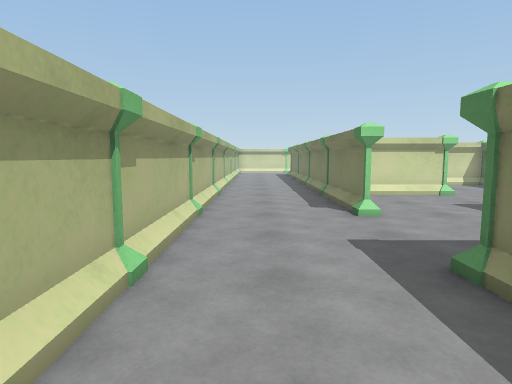
View 1 (above)

24 first-person views from a walk through a Unity game level. The camera is 1.3 m above the floor, tilts 6° down and sees 75° across. The floor is counted in squares, 1 m on a side. Each view is taken from the middle of a square. On the plan, view 1 faces up. The plan holds only what a view shows up to about 14 squares ahead; the rest is blank. The place goes on beyond the plan. Surface patterns are stand-ins for the level's own textures.

View 2
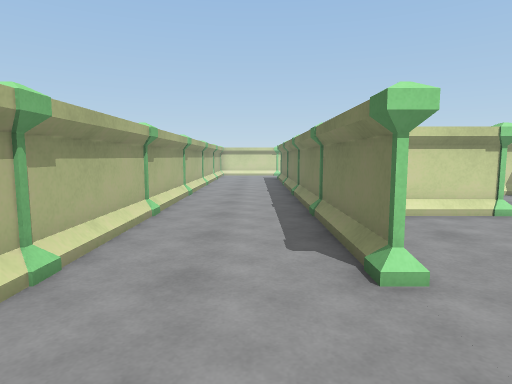

View 3
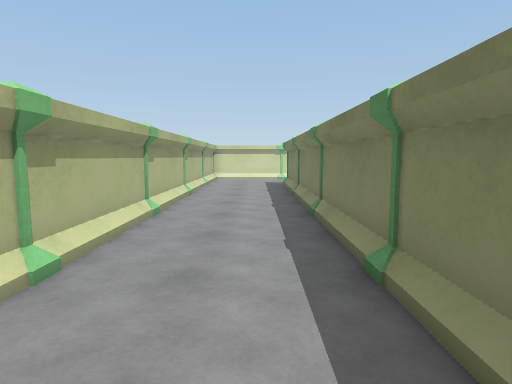

View 4
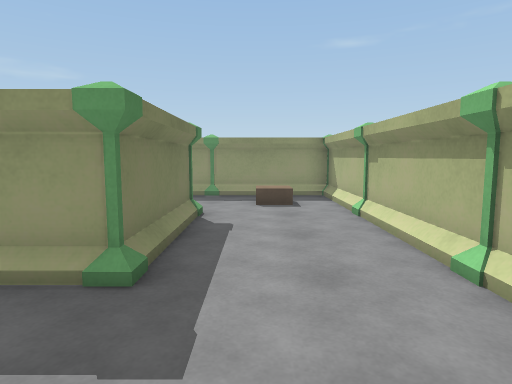

View 5
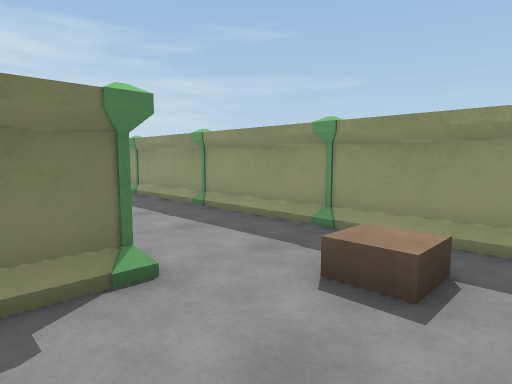

View 6
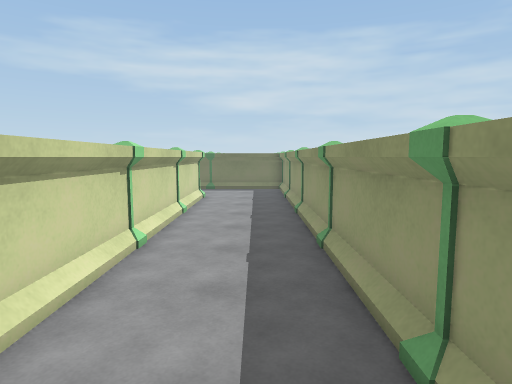

View 7
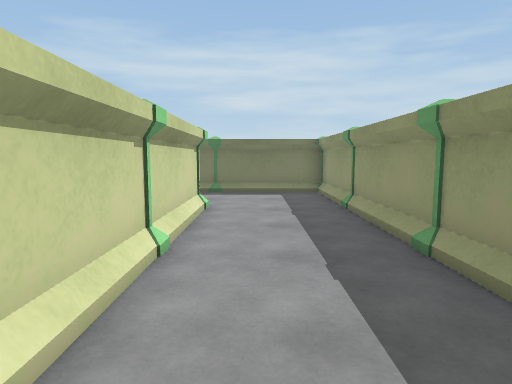

View 8
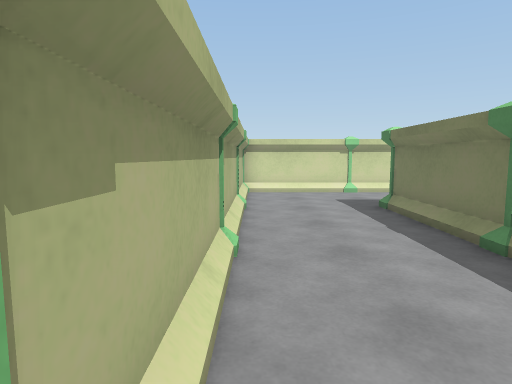

View 9
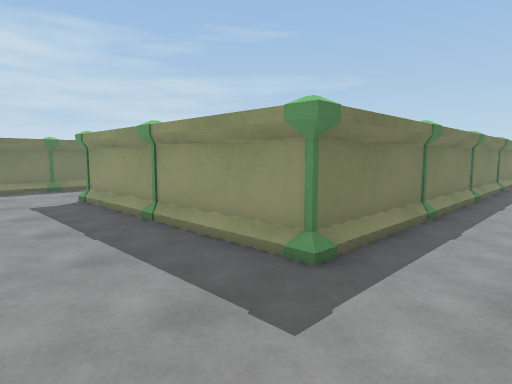

View 10
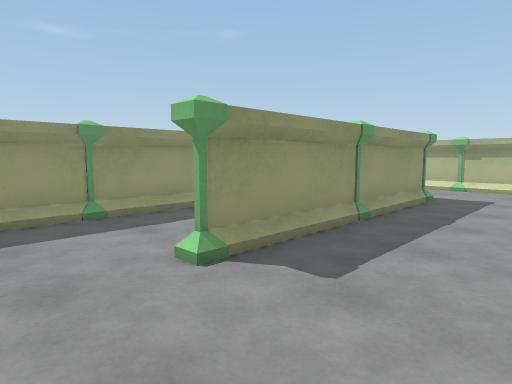

View 11
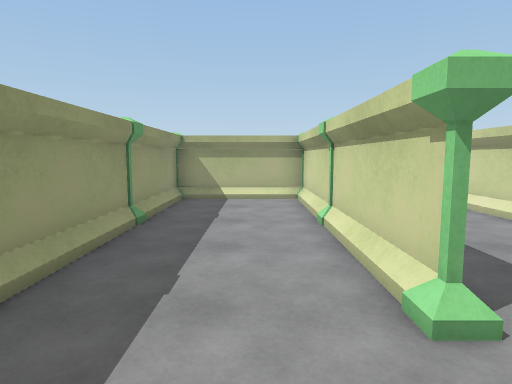

View 12
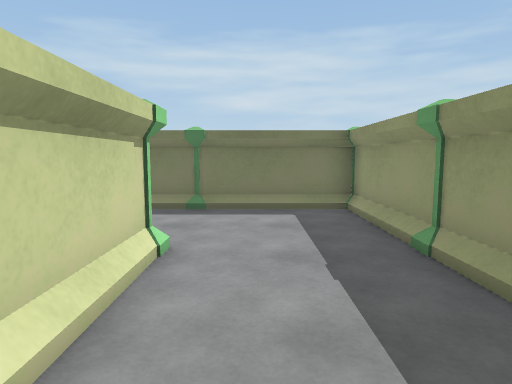

View 13
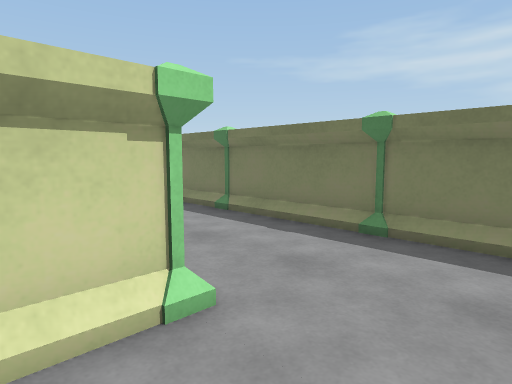

View 14
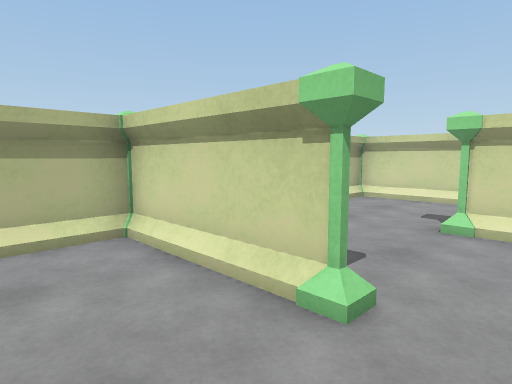

View 15
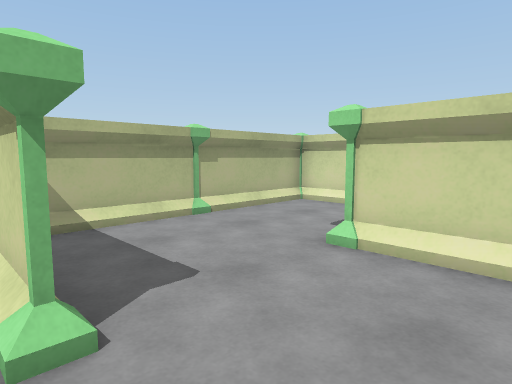

View 16
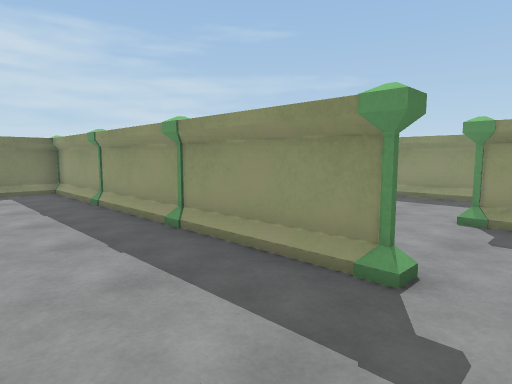

View 17
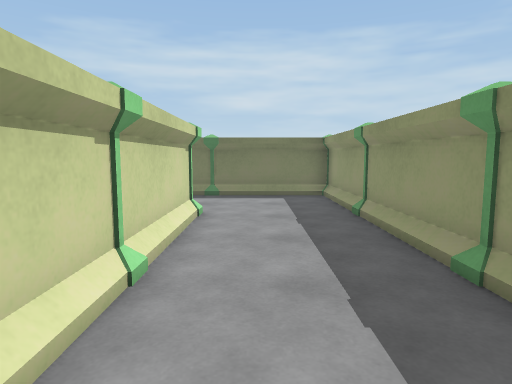

View 18
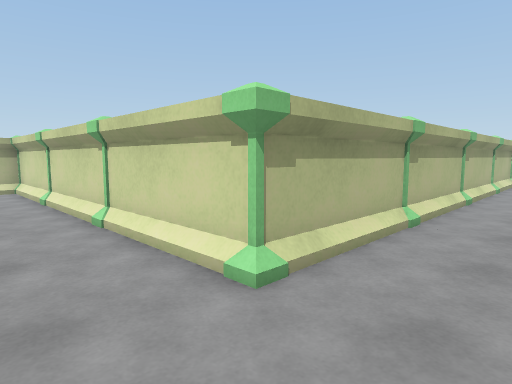

View 19
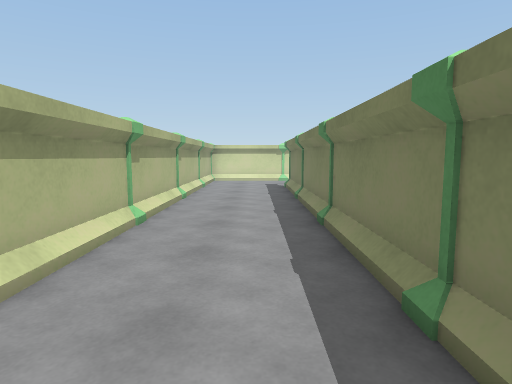

View 20
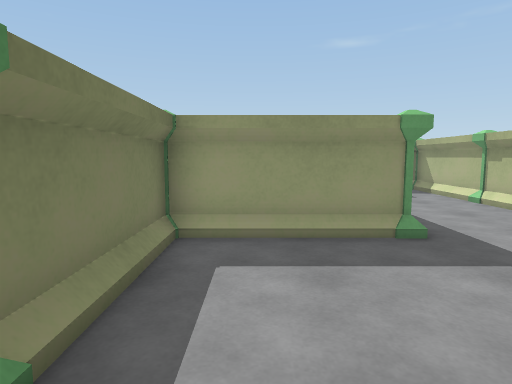

View 21
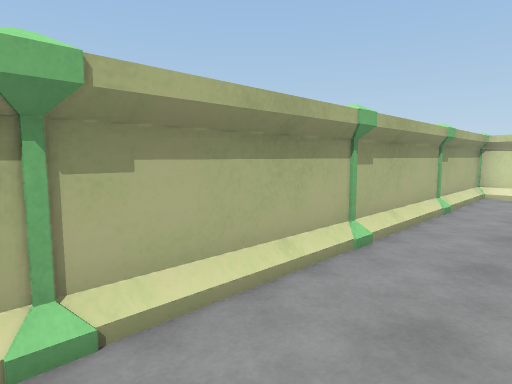

View 22
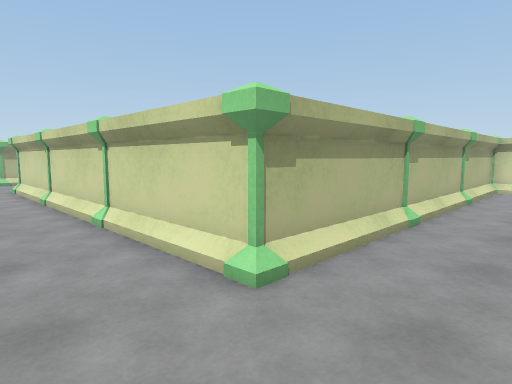

View 23
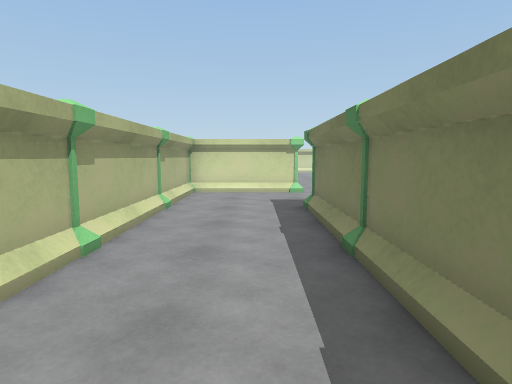

View 24
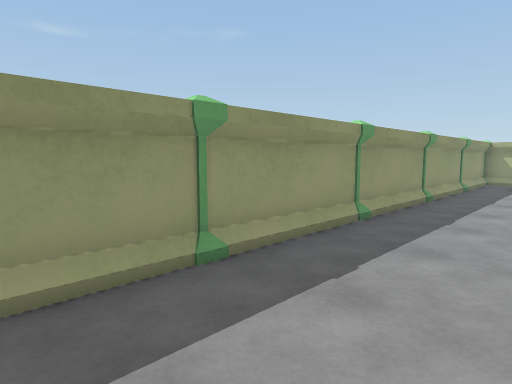

### Floor plan
Points are (right, up) in squares from view 1. A wall is a line through its corners. A room is listed if a view was taken in it or the views show most of it. See-through windows are left out.
Room 1 (views 1, 2, 3, 4, 5, 6, 7, 8, 9, 10, 11, 12, 13, 14, 15, 16, 17, 18, 19, 20, 21, 22, 23, 24)
walls: (14.5, 11.4) (14.5, -0.5) (2.5, -0.5); (9.9, 15.5) (7.5, 15.5); (7.4, 7.5) (9.8, 7.5); (5.9, 11.5) (6.5, 11.5) (2.5, 11.5); (7.4, 15.5) (18.5, 15.5); (18.5, 11.5) (15.5, 11.5); (6.5, 4.5) (6.5, 7.3); (18.5, 16.5) (18.5, 27.5); (14.5, 20.5) (14.5, 27.5) (14.5, 19.5) (2.5, 19.5) (14.5, 19.5); (2.5, 8.4) (2.5, 23.5) (10.5, 23.5) (3.6, 23.5); (-1.5, 10.5) (-1.5, 8.4); (-1.5, 14.5) (-1.5, 12.4); (2.5, 0.5) (2.5, 3.5) (6.5, 3.5); (-1.5, 6.5) (-1.5, 4.4); (-1.5, 18.5) (-1.5, 16.4); (11.4, -4.5) (13.6, -4.5); (2.5, 23.5) (2.5, 9.6); (15.4, -4.5) (17.4, -4.5); (-1.5, 2.6) (-1.5, 0.5); (7.4, -4.5) (9.6, -4.5); (18.5, -4.5) (18.5, 7.4); (3.4, -4.5) (5.6, -4.5); (-1.5, 22.6) (-1.5, 20.4); (-1.5, -1.4) (-1.5, -3.5); (-0.5, -4.5) (1.6, -4.5); (-1.5, 26.4) (-1.5, 24.4)
objects: other object (-2, -5) to (-1, -4); pillar (-2, -1) to (-1, 0); pillar (-2, 3) to (-1, 4); pillar (-2, 7) to (-1, 8); pillar (-2, 11) to (-1, 12); pillar (-2, 15) to (-1, 16); pillar (-2, 19) to (-1, 20); pillar (-2, 23) to (-1, 24); other object (-2, 27); pillar (2, -5) to (3, -5); pillar (2, -1) to (3, 0); pillar (2, 4) to (3, 4); pillar (2, 7) to (3, 8); pillar (2, 24) to (3, 24); pillar (3, 12); pillar (3, 16); pillar (3, 20); pillar (3, 27); pillar (6, -5) to (7, -5); pillar (6, 8) to (7, 8); pillar (6, 15) to (7, 16); pillar (7, 0); pillar (7, 4); pillar (7, 12); pillar (7, 20); pillar (7, 24); pillar (10, -5) to (11, -5); pillar (11, 0); pillar (11, 16); pillar (11, 20); pillar (11, 24); pillar (14, -5) to (15, -5); other object (14, 12) to (15, 12); pillar (15, 0); pillar (15, 4); pillar (15, 8); pillar (15, 16); pillar (15, 20); pillar (15, 24); pillar (15, 27); other object (18, -5) to (19, -5); pillar (18, 8) to (19, 8); pillar (19, 0); pillar (19, 4); pillar (19, 12); other object (19, 16); pillar (19, 20); pillar (19, 24); other object (19, 27)

Positions as (right, up) in squares from view 1, and headings:
1: (0, 0), facing up
2: (1, 4), facing up
3: (1, 8), facing up
4: (1, 7), facing down
5: (-1, 1), facing down-right
6: (0, -3), facing right
7: (6, -2), facing right
8: (-1, 15), facing up
9: (0, 27), facing down-right
10: (13, 27), facing down-left
11: (13, 22), facing left
12: (6, 22), facing right
13: (9, 21), facing up-right
14: (8, 9), facing up-left
15: (9, 11), facing up-left
16: (5, 19), facing down-right
17: (7, 18), facing right
18: (17, 17), facing up-left
19: (17, 17), facing up
20: (5, 9), facing down
21: (1, 15), facing up-left
22: (17, -3), facing up-left
23: (17, -1), facing up
24: (17, -1), facing down-left
